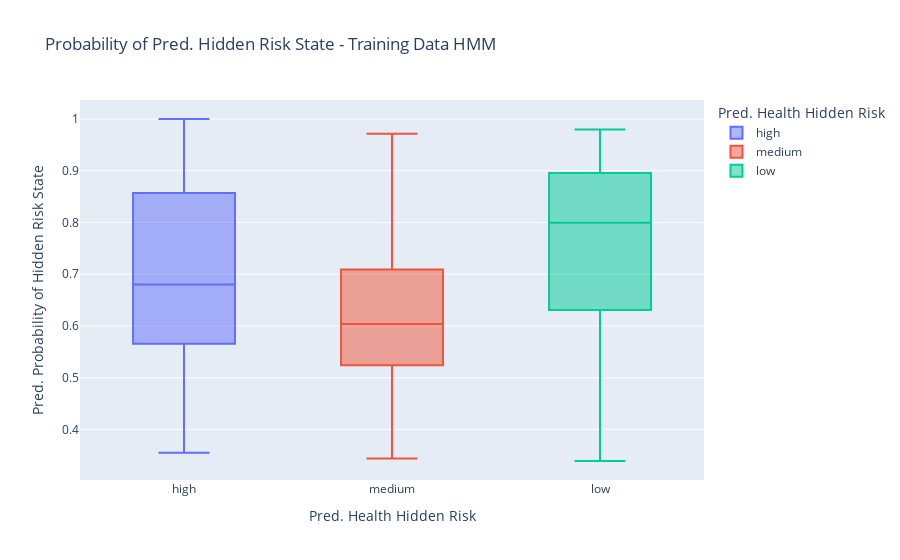

The notebook cell saved with this chart:
### Code cell
import plotly.express as px

probs_hist_readmissions_df = historical_events_hmm_features_df.copy()
probs_hist_readmissions_df['HIDDEN_STATE_PROB'] = probs_hist_readmissions_df[[col for col in probs_hist_readmissions_df.columns if col.startswith("PROB_HIDDEN_RISK_")]].max(axis=1)

px.box(probs_hist_readmissions_df, x='HEALTH_HIDDEN_RISK', y='HIDDEN_STATE_PROB', color='HEALTH_HIDDEN_RISK',
    title="Probability of Pred. Hidden Risk State - Training Data HMM",
    labels={'HEALTH_HIDDEN_RISK': 'Pred. Health Hidden Risk', 'HIDDEN_STATE_PROB': 'Pred. Probability of Hidden Risk State'},
    category_orders={'HEALTH_HIDDEN_RISK': ['high', 'medium', 'low', 'very_low']},
    color_discrete_sequence=px.colors.qualitative.Plotly
).update_layout(
    legend_title_text="Pred. Health Hidden Risk"
).show()

probs_hist_readmissions_df

### Figure 1 — Plotly figure (JSON) as saved in the notebook; plotly's stock layout.template omitted (floating-point values rounded to 4 significant figures; data arrays with more than 128 entries replaced by an {"elided": "..."} marker saying what was removed)
{"data": [{"alignmentgroup": "True", "hovertemplate": "Pred. Health Hidden Risk=%{x}<br>Pred. Probability of Hidden Risk State=%{y}<extra></extra>", "legendgroup": "high", "marker": {"color": "#636EFA"}, "name": "high", "notched": false, "offsetgroup": "high", "orientation": "v", "showlegend": true, "type": "box", "x": {"elided": "1088 str values"}, "x0": " ", "xaxis": "x", "y": {"elided": "1088 float values"}, "y0": " ", "yaxis": "y"}, {"alignmentgroup": "True", "hovertemplate": "Pred. Health Hidden Risk=%{x}<br>Pred. Probability of Hidden Risk State=%{y}<extra></extra>", "legendgroup": "medium", "marker": {"color": "#EF553B"}, "name": "medium", "notched": false, "offsetgroup": "medium", "orientation": "v", "showlegend": true, "type": "box", "x": {"elided": "841 str values"}, "x0": " ", "xaxis": "x", "y": {"elided": "841 float values"}, "y0": " ", "yaxis": "y"}, {"alignmentgroup": "True", "hovertemplate": "Pred. Health Hidden Risk=%{x}<br>Pred. Probability of Hidden Risk State=%{y}<extra></extra>", "legendgroup": "low", "marker": {"color": "#00CC96"}, "name": "low", "notched": false, "offsetgroup": "low", "orientation": "v", "showlegend": true, "type": "box", "x": {"elided": "1447 str values"}, "x0": " ", "xaxis": "x", "y": {"elided": "1447 float values"}, "y0": " ", "yaxis": "y"}], "layout": {"boxmode": "overlay", "legend": {"title": {"text": "Pred. Health Hidden Risk"}, "tracegroupgap": 0}, "title": {"text": "Probability of Pred. Hidden Risk State - Training Data HMM"}, "xaxis": {"anchor": "y", "categoryarray": ["high", "medium", "low", "very_low"], "categoryorder": "array", "domain": [0, 1], "title": {"text": "Pred. Health Hidden Risk"}}, "yaxis": {"anchor": "x", "domain": [0, 1], "title": {"text": "Pred. Probability of Hidden Risk State"}}}}
